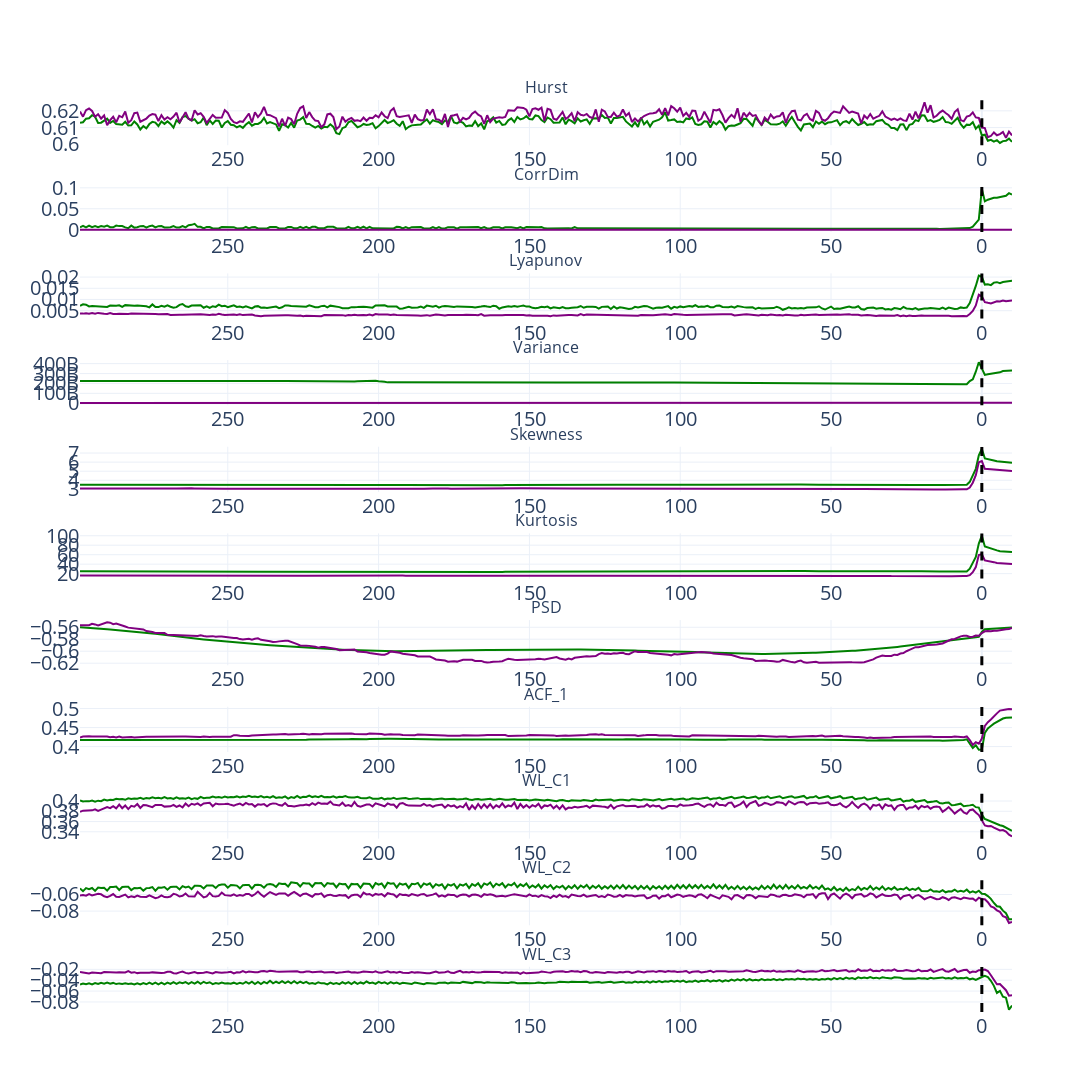

Source (notebook cell):
### Markdown cell above
### Mean, median, min and max values of variables for the last 30 steps

### Code cell
# Show mean and median values for each variable
groupby = ['Distance']
columns = groupby + list(data_with_tail.columns[7:])
fun.variables_dynamics(data_with_tail[columns], groupby = groupby[0], mean_only = True)

### Figure 1 — Plotly figure (JSON) as saved in the notebook; plotly's stock layout.template omitted (floating-point values rounded to 4 significant figures; data arrays with more than 128 entries replaced by an {"elided": "..."} marker saying what was removed)
{"data": [{"line": {"color": "green"}, "mode": "lines", "name": "Hurst_mean", "type": "scatter", "x": {"elided": "310 int values"}, "xaxis": "x", "y": {"elided": "310 float values"}, "yaxis": "y"}, {"line": {"color": "purple"}, "mode": "lines", "name": "Hurst_median", "type": "scatter", "x": {"elided": "310 int values"}, "xaxis": "x", "y": {"elided": "310 float values"}, "yaxis": "y"}, {"line": {"color": "green"}, "mode": "lines", "name": "CorrDim_mean", "type": "scatter", "x": {"elided": "310 int values"}, "xaxis": "x2", "y": {"elided": "310 float values"}, "yaxis": "y2"}, {"line": {"color": "purple"}, "mode": "lines", "name": "CorrDim_median", "type": "scatter", "x": {"elided": "310 int values"}, "xaxis": "x2", "y": {"elided": "310 float values"}, "yaxis": "y2"}, {"line": {"color": "green"}, "mode": "lines", "name": "Lyapunov_mean", "type": "scatter", "x": {"elided": "310 int values"}, "xaxis": "x3", "y": {"elided": "310 float values"}, "yaxis": "y3"}, {"line": {"color": "purple"}, "mode": "lines", "name": "Lyapunov_median", "type": "scatter", "x": {"elided": "310 int values"}, "xaxis": "x3", "y": {"elided": "310 float values"}, "yaxis": "y3"}, {"line": {"color": "green"}, "mode": "lines", "name": "Variance_mean", "type": "scatter", "x": {"elided": "310 int values"}, "xaxis": "x4", "y": {"elided": "310 float values"}, "yaxis": "y4"}, {"line": {"color": "purple"}, "mode": "lines", "name": "Variance_median", "type": "scatter", "x": {"elided": "310 int values"}, "xaxis": "x4", "y": {"elided": "310 float values"}, "yaxis": "y4"}, {"line": {"color": "green"}, "mode": "lines", "name": "Skewness_mean", "type": "scatter", "x": {"elided": "310 int values"}, "xaxis": "x5", "y": {"elided": "310 float values"}, "yaxis": "y5"}, {"line": {"color": "purple"}, "mode": "lines", "name": "Skewness_median", "type": "scatter", "x": {"elided": "310 int values"}, "xaxis": "x5", "y": {"elided": "310 float values"}, "yaxis": "y5"}, {"line": {"color": "green"}, "mode": "lines", "name": "Kurtosis_mean", "type": "scatter", "x": {"elided": "310 int values"}, "xaxis": "x6", "y": {"elided": "310 float values"}, "yaxis": "y6"}, {"line": {"color": "purple"}, "mode": "lines", "name": "Kurtosis_median", "type": "scatter", "x": {"elided": "310 int values"}, "xaxis": "x6", "y": {"elided": "310 float values"}, "yaxis": "y6"}, {"line": {"color": "green"}, "mode": "lines", "name": "PSD_mean", "type": "scatter", "x": {"elided": "310 int values"}, "xaxis": "x7", "y": {"elided": "310 float values"}, "yaxis": "y7"}, {"line": {"color": "purple"}, "mode": "lines", "name": "PSD_median", "type": "scatter", "x": {"elided": "310 int values"}, "xaxis": "x7", "y": {"elided": "310 float values"}, "yaxis": "y7"}, {"line": {"color": "green"}, "mode": "lines", "name": "ACF_1_mean", "type": "scatter", "x": {"elided": "310 int values"}, "xaxis": "x8", "y": {"elided": "310 float values"}, "yaxis": "y8"}, {"line": {"color": "purple"}, "mode": "lines", "name": "ACF_1_median", "type": "scatter", "x": {"elided": "310 int values"}, "xaxis": "x8", "y": {"elided": "310 float values"}, "yaxis": "y8"}, {"line": {"color": "green"}, "mode": "lines", "name": "WL_C1_mean", "type": "scatter", "x": {"elided": "310 int values"}, "xaxis": "x9", "y": {"elided": "310 float values"}, "yaxis": "y9"}, {"line": {"color": "purple"}, "mode": "lines", "name": "WL_C1_median", "type": "scatter", "x": {"elided": "310 int values"}, "xaxis": "x9", "y": {"elided": "310 float values"}, "yaxis": "y9"}, {"line": {"color": "green"}, "mode": "lines", "name": "WL_C2_mean", "type": "scatter", "x": {"elided": "310 int values"}, "xaxis": "x10", "y": {"elided": "310 float values"}, "yaxis": "y10"}, {"line": {"color": "purple"}, "mode": "lines", "name": "WL_C2_median", "type": "scatter", "x": {"elided": "310 int values"}, "xaxis": "x10", "y": {"elided": "310 float values"}, "yaxis": "y10"}, {"line": {"color": "green"}, "mode": "lines", "name": "WL_C3_mean", "type": "scatter", "x": {"elided": "310 int values"}, "xaxis": "x11", "y": {"elided": "310 float values"}, "yaxis": "y11"}, {"line": {"color": "purple"}, "mode": "lines", "name": "WL_C3_median", "type": "scatter", "x": {"elided": "310 int values"}, "xaxis": "x11", "y": {"elided": "310 float values"}, "yaxis": "y11"}], "layout": {"annotations": [{"font": {"size": 16}, "showarrow": false, "text": "Hurst", "x": 0.5, "xanchor": "center", "xref": "paper", "y": 1.0, "yanchor": "bottom", "yref": "paper"}, {"font": {"size": 16}, "showarrow": false, "text": "CorrDim", "x": 0.5, "xanchor": "center", "xref": "paper", "y": 0.905, "yanchor": "bottom", "yref": "paper"}, {"font": {"size": 16}, "showarrow": false, "text": "Lyapunov", "x": 0.5, "xanchor": "center", "xref": "paper", "y": 0.8099, "yanchor": "bottom", "yref": "paper"}, {"font": {"size": 16}, "showarrow": false, "text": "Variance", "x": 0.5, "xanchor": "center", "xref": "paper", "y": 0.7149, "yanchor": "bottom", "yref": "paper"}, {"font": {"size": 16}, "showarrow": false, "text": "Skewness", "x": 0.5, "xanchor": "center", "xref": "paper", "y": 0.6198, "yanchor": "bottom", "yref": "paper"}, {"font": {"size": 16}, "showarrow": false, "text": "Kurtosis", "x": 0.5, "xanchor": "center", "xref": "paper", "y": 0.5248, "yanchor": "bottom", "yref": "paper"}, {"font": {"size": 16}, "showarrow": false, "text": "PSD", "x": 0.5, "xanchor": "center", "xref": "paper", "y": 0.4298, "yanchor": "bottom", "yref": "paper"}, {"font": {"size": 16}, "showarrow": false, "text": "ACF_1", "x": 0.5, "xanchor": "center", "xref": "paper", "y": 0.3347, "yanchor": "bottom", "yref": "paper"}, {"font": {"size": 16}, "showarrow": false, "text": "WL_C1", "x": 0.5, "xanchor": "center", "xref": "paper", "y": 0.2397, "yanchor": "bottom", "yref": "paper"}, {"font": {"size": 16}, "showarrow": false, "text": "WL_C2", "x": 0.5, "xanchor": "center", "xref": "paper", "y": 0.1446, "yanchor": "bottom", "yref": "paper"}, {"font": {"size": 16}, "showarrow": false, "text": "WL_C3", "x": 0.5, "xanchor": "center", "xref": "paper", "y": 0.04959, "yanchor": "bottom", "yref": "paper"}], "font": {"size": 20}, "height": 3300, "shapes": [{"line": {"color": "black", "dash": "dash", "width": 3}, "type": "line", "x0": 0, "x1": 0, "xref": "x", "y0": 0, "y1": 1, "yref": "y domain"}, {"line": {"color": "black", "dash": "dash", "width": 3}, "type": "line", "x0": 0, "x1": 0, "xref": "x2", "y0": 0, "y1": 1, "yref": "y2 domain"}, {"line": {"color": "black", "dash": "dash", "width": 3}, "type": "line", "x0": 0, "x1": 0, "xref": "x3", "y0": 0, "y1": 1, "yref": "y3 domain"}, {"line": {"color": "black", "dash": "dash", "width": 3}, "type": "line", "x0": 0, "x1": 0, "xref": "x4", "y0": 0, "y1": 1, "yref": "y4 domain"}, {"line": {"color": "black", "dash": "dash", "width": 3}, "type": "line", "x0": 0, "x1": 0, "xref": "x5", "y0": 0, "y1": 1, "yref": "y5 domain"}, {"line": {"color": "black", "dash": "dash", "width": 3}, "type": "line", "x0": 0, "x1": 0, "xref": "x6", "y0": 0, "y1": 1, "yref": "y6 domain"}, {"line": {"color": "black", "dash": "dash", "width": 3}, "type": "line", "x0": 0, "x1": 0, "xref": "x7", "y0": 0, "y1": 1, "yref": "y7 domain"}, {"line": {"color": "black", "dash": "dash", "width": 3}, "type": "line", "x0": 0, "x1": 0, "xref": "x8", "y0": 0, "y1": 1, "yref": "y8 domain"}, {"line": {"color": "black", "dash": "dash", "width": 3}, "type": "line", "x0": 0, "x1": 0, "xref": "x9", "y0": 0, "y1": 1, "yref": "y9 domain"}, {"line": {"color": "black", "dash": "dash", "width": 3}, "type": "line", "x0": 0, "x1": 0, "xref": "x10", "y0": 0, "y1": 1, "yref": "y10 domain"}, {"line": {"color": "black", "dash": "dash", "width": 3}, "type": "line", "x0": 0, "x1": 0, "xref": "x11", "y0": 0, "y1": 1, "yref": "y11 domain"}], "showlegend": false, "width": 1200, "xaxis": {"anchor": "y", "autorange": "reversed", "domain": [0, 1]}, "xaxis10": {"anchor": "y10", "autorange": "reversed", "domain": [0, 1]}, "xaxis11": {"anchor": "y11", "autorange": "reversed", "domain": [0, 1]}, "xaxis2": {"anchor": "y2", "autorange": "reversed", "domain": [0, 1]}, "xaxis3": {"anchor": "y3", "autorange": "reversed", "domain": [0, 1]}, "xaxis4": {"anchor": "y4", "autorange": "reversed", "domain": [0, 1]}, "xaxis5": {"anchor": "y5", "autorange": "reversed", "domain": [0, 1]}, "xaxis6": {"anchor": "y6", "autorange": "reversed", "domain": [0, 1]}, "xaxis7": {"anchor": "y7", "autorange": "reversed", "domain": [0, 1]}, "xaxis8": {"anchor": "y8", "autorange": "reversed", "domain": [0, 1]}, "xaxis9": {"anchor": "y9", "autorange": "reversed", "domain": [0, 1]}, "yaxis": {"anchor": "x", "domain": [0.9504, 1.0]}, "yaxis10": {"anchor": "x10", "domain": [0.09504, 0.1446]}, "yaxis11": {"anchor": "x11", "domain": [0, 0.04959]}, "yaxis2": {"anchor": "x2", "domain": [0.8554, 0.905]}, "yaxis3": {"anchor": "x3", "domain": [0.7603, 0.8099]}, "yaxis4": {"anchor": "x4", "domain": [0.6653, 0.7149]}, "yaxis5": {"anchor": "x5", "domain": [0.5702, 0.6198]}, "yaxis6": {"anchor": "x6", "domain": [0.4752, 0.5248]}, "yaxis7": {"anchor": "x7", "domain": [0.3802, 0.4298]}, "yaxis8": {"anchor": "x8", "domain": [0.2851, 0.3347]}, "yaxis9": {"anchor": "x9", "domain": [0.1901, 0.2397]}}}
